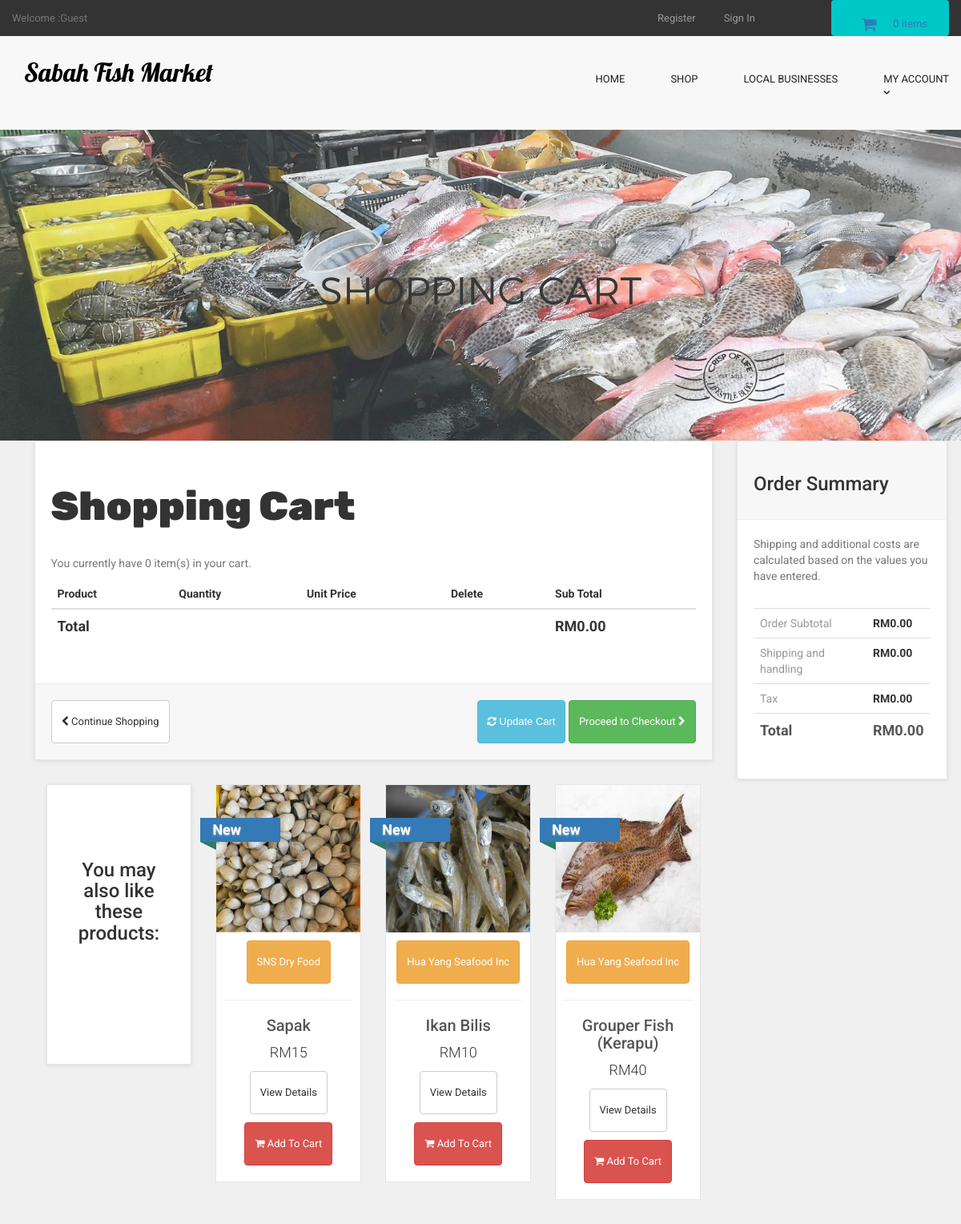
The app's page /cart.php with its own data.
### tables this page shows
CREATE TABLE `products` (
  `product_id` int(10) NOT NULL,
  `p_cat_id` int(10) NOT NULL,
  `cat_id` int(10) NOT NULL,
  `manufacturer_id` int(10) NOT NULL,
  `date` timestamp NOT NULL DEFAULT current_timestamp() ON UPDATE current_timestamp(),
  `product_title` text NOT NULL,
  `product_url` text NOT NULL,
  `product_img1` text NOT NULL,
  `product_img2` text NOT NULL,
  `product_img3` text NOT NULL,
  `product_price` int(10) NOT NULL,
  `product_psp_price` int(100) NOT NULL,
  `product_desc` text NOT NULL,
  `product_features` text NOT NULL,
  `product_video` text NOT NULL,
  `product_keywords` text NOT NULL,
  `product_label` text NOT NULL,
  `status` varchar(255) NOT NULL
);

CREATE TABLE `manufacturers` (
  `manufacturer_id` int(10) NOT NULL,
  `manufacturer_title` text NOT NULL,
  `manufacturer_top` text NOT NULL,
  `manufacturer_image` text NOT NULL
);

### cart.php (the view, shortened to what this page needs)
<?php
include("includes/db.php");
include("includes/header.php");
include("functions/functions.php");
include("includes/main.php");
?>
  <main>
    <div class="nero">
      <div class="nero__heading">
        <span class="nero__bold">SHOPping Cart</span>
      </div>
    </div>
  </main>
<div id="content" >
<div class="container" >
<div class="col-md-9" id="cart" >
<div class="box" >
<form action="cart.php" method="post" enctype="multipart-form-data" >
<h1> Shopping Cart </h1>
<?php
$ip_add = getRealUserIp();
$select_cart = "select * from cart where ip_add='$ip_add'";
$run_cart = mysqli_query($con,$select_cart);
$count = mysqli_num_rows($run_cart);
?>
<p class="text-muted" > You currently have <?php echo $count; ?> item(s) in your cart. </p>
<div class="table-responsive" >
<table class="table" >
<thead>
<tr>
<th colspan="2" >Product</th>
<th>Quantity</th>
<th>Unit Price</th>
<th colspan="1">Delete</th>
<th colspan="2"> Sub Total </th>
</tr>
</thead>
<?php
$total = 0;
?>
<tfoot>
<tr>
<th colspan="5"> Total </th>
<th colspan="2"> RM<?php echo $total; ?>.00 </th>
</tr>
</tfoot>
</table>
</div>
<div class="box-footer">
<div class="pull-left">
<a href="index.php" class="btn btn-default">
<i class="fa fa-chevron-left"></i> Continue Shopping
</a>
</div>
<div class="pull-right">
<button class="btn btn-info" type="submit" name="update" value="Update Cart">
<i class="fa fa-refresh"></i> Update Cart
</button>
<a href="checkout.php" class="btn btn-success">
Proceed to Checkout <i class="fa fa-chevron-right"></i>
</a>
</div>
</div>
</form>
</div>
<div id="row same-height-row">
<div class="col-md-3 col-sm-6">
<div class="box same-height headline">
<h3 class="text-center"><br><br> You may also like these products: </h3>
</div>
</div>
<?php
$get_products = "select * from products order by rand() LIMIT 0,3";
$run_products = mysqli_query($con,$get_products);
while($row_products=mysqli_fetch_array($run_products)){
$pro_title = $row_products['product_title'];
$pro_price = $row_products['product_price'];
$pro_img1 = $row_products['product_img1'];
$pro_label = $row_products['product_label'];
$manufacturer_id = $row_products['manufacturer_id'];
$get_manufacturer = "select * from manufacturers where manufacturer_id='$manufacturer_id'";
$run_manufacturer = mysqli_query($db,$get_manufacturer);
$row_manufacturer = mysqli_fetch_array($run_manufacturer);
$manufacturer_name = $row_manufacturer['manufacturer_title'];
$pro_psp_price = $row_products['product_psp_price'];
$pro_url = $row_products['product_url'];
if($pro_label == "Sale" or $pro_label == "Gift"){
$product_price = "<del> RM$pro_price </del>";
$product_psp_price = "| RM$pro_psp_price";
}
else{
$product_psp_price = "";
$product_price = "RM$pro_price";
}
if($pro_label == ""){
}
else{
$product_label = "
<a class='label sale' href='#' style='color:black;'>
<div class='thelabel'>$pro_label</div>
<div class='label-background'> </div>
</a>
";
}
echo "
<div class='col-md-3 col-sm-6 center-responsive' >
<div class='product' >
<a href='$pro_url' >
<img src='admin_area/product_images/$pro_img1' class='img-responsive' >
</a>
<div class='text' >
<center>
<p class='btn btn-warning'> $manufacturer_name </p>
</center>
<hr>
<h3><a href='$pro_url' >$pro_title</a></h3>
<p class='price' > $product_price $product_psp_price </p>
<p class='buttons' >
<a href='$pro_url' class='btn btn-default' >View Details</a>
<a href='$pro_url' class='btn btn-danger'>
<i class='fa fa-shopping-cart'></i> Add To Cart
</a>
</p>
</div>
$product_label
</div>
</div>
";
}
?>
</div>
</div>
<div class="col-md-3">
<div class="box" id="order-summary">
<div class="box-header">
<h3>Order Summary</h3>
</div>
<p class="text-muted">
Shipping and additional costs are calculated based on the values you have entered.
</p>
<div class="table-responsive">
<table class="table">
<tbody>
<tr>
<td> Order Subtotal </td>
<th> RM<?php echo $total; ?>.00 </th>
</tr>
<tr>
<td> Shipping and handling </td>
<th>RM0.00</th>
</tr>
<tr>
<td>Tax</td>
<th>RM0.00</th>
</tr>
<tr class="total">
<td>Total</td>
<th>RM<?php echo $total; ?>.00</th>
</tr>
</tbody>
</table>
</div>
</div>
</div>
</div>
</div>
</body>
</html>

### styles/backend.css (style rules this page uses)
html { font-family: "Roboto", Helvetica, Arial, sans-serif; line-height: 1.15; -ms-text-size-adjust: 100%; -webkit-text-size-adjust: 100% }
body { margin: 0 }
h1 { font-size: 2em; margin: .67em 0 }
figcaption, figure, main { display: block }
hr { box-sizing: content-box; height: 0; overflow: visible }
a { background-color: transparent; -webkit-text-decoration-skip: objects }
img { border-style: none }
button, input, optgroup, select, textarea { font-family: sans-serif; font-size: 100%; line-height: 1.15; margin: 0 }
button, input { overflow: visible }
button, select { text-transform: none }
[type=reset], [type=submit], button, html [type=button] { -webkit-appearance: button }
html { box-sizing: border-box }
body { min-width: 1190px; font-family: Montserrat, sans-serif; font-weight: 400; background-color: white; }
.container { width: 1170px; margin: 0 auto }
img { max-width: 100%; height: auto }
.btn { display: inline-block; vertical-align: top; font-size: 13px; line-height: 40px; text-decoration: none; -webkit-transition: .3s; transition: .3s }
.nero { padding-top: 170px; padding-bottom: 140px; font-family: 'montserratlight', sans-serif; text-align: center; text-transform: uppercase; color: #0a0a0a; background: #666 url("../images/sabah-banner.jpg") no-repeat; background-size: cover; background-position: center; opacity:0.8; }
.nero__heading { font-size: 48px; }
.nero__bold { font-weight: 400; }
.SMe,h1 { font-size: 5rem; font-weight: 900; font-family: 'Rubik', sans-serif; }

### styles/style.css (style rules this page uses)
body { font-family: "Roboto", Helvetica, Arial, sans-serif; font-size: 14px; line-height: 1.42857143; color: #333333; background-color: #f0f0f0; overflow-x: hidden; }
.box { background: #fff; margin: 0 0 30px; border: solid 1px #e6e6e6; box-sizing: border-box; padding:20px; box-shadow: 0 1px 5px rgba(0, 0, 0, 0.1); }
#content { padding-left:25px; }
#content .product { background:#fff; border: solid 1px #e6e6e6; box-sizing: border-box; margin-bottom: 30px; }
#content .product .text p.price { font-size:18px; text-align:center; font-weight:300; }
#content .product .text .buttons { clear:both; text-align:center; }
#content .product .text h3 { text-align:center; font-size:20px; }
#content .product .text h3 a { color:rgb(85, 85, 85); }
#content .product .text { padding:10px 10px 0px; }
#content .product .text .buttons .btn { margin-bottom:10px; }
#content .headline { height: 350px; }
#content #cart .table tfoot { font-size:18px; }
.box .box-footer { background: #f7f7f7; margin: 30px -20px -20px; padding:20px; border-top: solid 1px #eeeeee; }
.box .box-footer:before, .box .box-footer:after { content:" "; display: table; }
.box .box-footer:after { clear:both; }
.box .box-header { background:#f7f7f7; margin:-20px -20px 20px; padding:20px; border-bottom: solid 1px #eeeeee; }
#content #order-summary table { margin-top: 20px; }
#content #order-summary table td { color: #999999; }
#content #order-summary table tr.total td, #content #order-summary table tr.total th { font-size: 18px; color:#555555; font-weight: 700; }
.label { text-decoration : none; position: absolute; top: 50px; padding-left:51px; z-index: 20; }
.label .thelabel { position: relative; width: 100px; padding: 6px 50px 6px 15px; margin: 40px 50px 10px -71px; color: #fff; font-size:18px; font-weight:bold; background-color: #337ab7; text-shadow: 0px 1px 2px #bbb ; }
.label .thelabel:before, .label .thelabel:after { content: ''; position: absolute; width:0; height:0; }
.label .thelabel:after { left: 0px; top: 100%; border-width : 5px 10px; border-style: solid; border-color: #2d7b6b #2d7b6b transparent transparent; }
.label.sale { top: 0; }

### records on screen
products: product_img1 (picture), manufacturer.manufacturer_title "SNS Dry Food", product_title "Sapak", product_price "RM15", product_label "New"
products: product_img1 (picture), manufacturer.manufacturer_title "Hua Yang Seafood Inc", product_title "Ikan Bilis", product_price "RM10", product_label "New"
products: product_img1 (picture), manufacturer.manufacturer_title "Hua Yang Seafood Inc", product_title "Grouper Fish (Kerapu)", product_price "RM40", product_label "New"

### other values on screen
$count_items "0"
$count "0"
$total "0"
